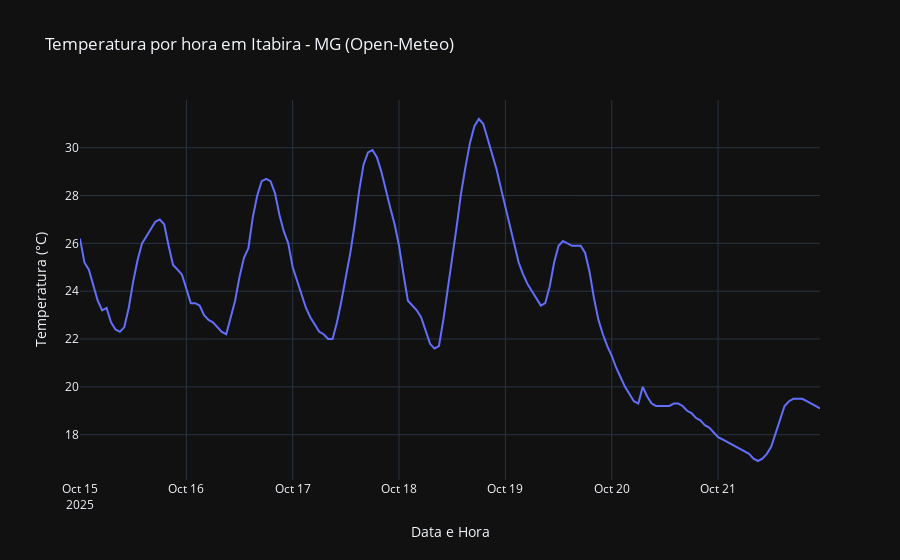

Here is the notebook cell this chart was saved with:
### Markdown cell above
#### Q4. 

Com os dados carregados na questão anterior plote um gráfico de linha, com a biblioteca de sua preferência, onde o eixo `x` são os timestamps (data e hora) e o eixo `y` é a temperatura medida.

### Code cell
#### Escreva aqui a sua resposta

import requests
import pandas as pd
import plotly.express as px

# Requisição da API Open-Meteo para Itabira
url = "https://api.open-meteo.com/v1/forecast?latitude=-19.6237&longitude=-42.1379&hourly=temperature_2m"
resposta = requests.get(url)      # Faz a requisição
dados = resposta.json()           # Converte o JSON em dicionário Python

# Cria o DataFrame com horários e temperaturas
df = pd.DataFrame({
    "time": dados["hourly"]["time"],
    "temperature": dados["hourly"]["temperature_2m"]
})

# Cria o gráfico interativo
fig = px.line(df, x="time", y="temperature",
              title="Temperatura por hora em Itabira - MG (Open-Meteo)",
              labels={"time": "Data e Hora", "temperature": "Temperatura (°C)"},
              template="plotly_dark")

fig.show()

### Figure 1 — Plotly figure (JSON) as saved in the notebook; plotly's stock layout.template omitted (floating-point values rounded to 4 significant figures; data arrays with more than 128 entries replaced by an {"elided": "..."} marker saying what was removed)
{"data": [{"hovertemplate": "Data e Hora=%{x}<br>Temperatura (°C)=%{y}<extra></extra>", "legendgroup": "", "line": {"color": "#636efa", "dash": "solid"}, "marker": {"symbol": "circle"}, "mode": "lines", "name": "", "orientation": "v", "showlegend": false, "type": "scatter", "x": {"elided": "168 str values"}, "xaxis": "x", "y": {"elided": "168 float values"}, "yaxis": "y"}], "layout": {"legend": {"tracegroupgap": 0}, "title": {"text": "Temperatura por hora em Itabira - MG (Open-Meteo)"}, "xaxis": {"anchor": "y", "domain": [0, 1], "title": {"text": "Data e Hora"}}, "yaxis": {"anchor": "x", "domain": [0, 1], "title": {"text": "Temperatura (°C)"}}}}
